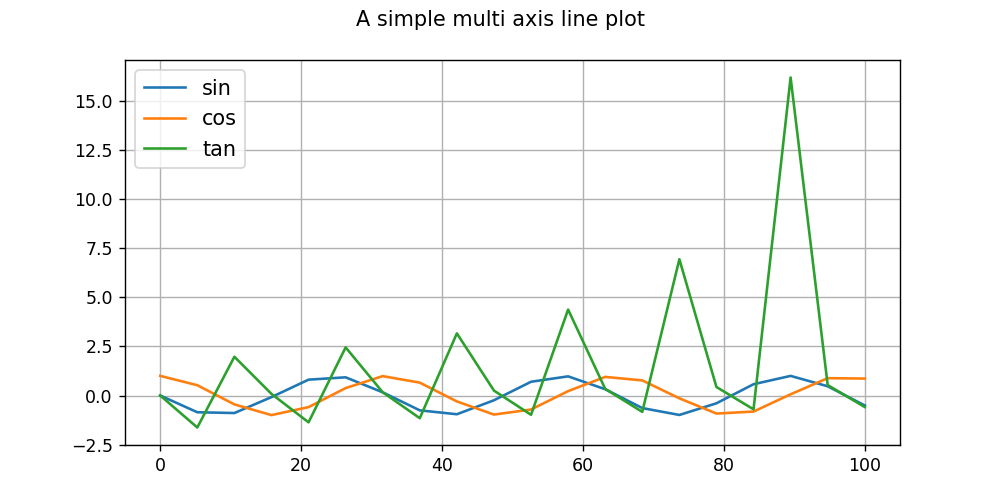

This chart was generated by the following Python code:
import numpy as np
import matplotlib.pylab as plt

# changing sharex to true will use the same x axis
fig, ax = plt.subplots(figsize=(8,4))

# plot some lines
x1 = np.linspace(0, 100, 20)
x2 = np.linspace(0, 100, 20)
x3 = np.linspace(0, 100, 20)
y1 = np.sin(x1)
y2 = np.cos(x2)
y3 = np.tan(x3)

ax.plot(x1,y1,label='sin')
ax.plot(x2,y2,label='cos')
ax.plot(x3,y3,label='tan')

# add grid, legend, title and save
ax.grid(True)
ax.legend(loc='best',prop={'size':'large'})

fig.suptitle('A simple multi axis line plot')
fig.savefig('mat7.png', dpi=125)